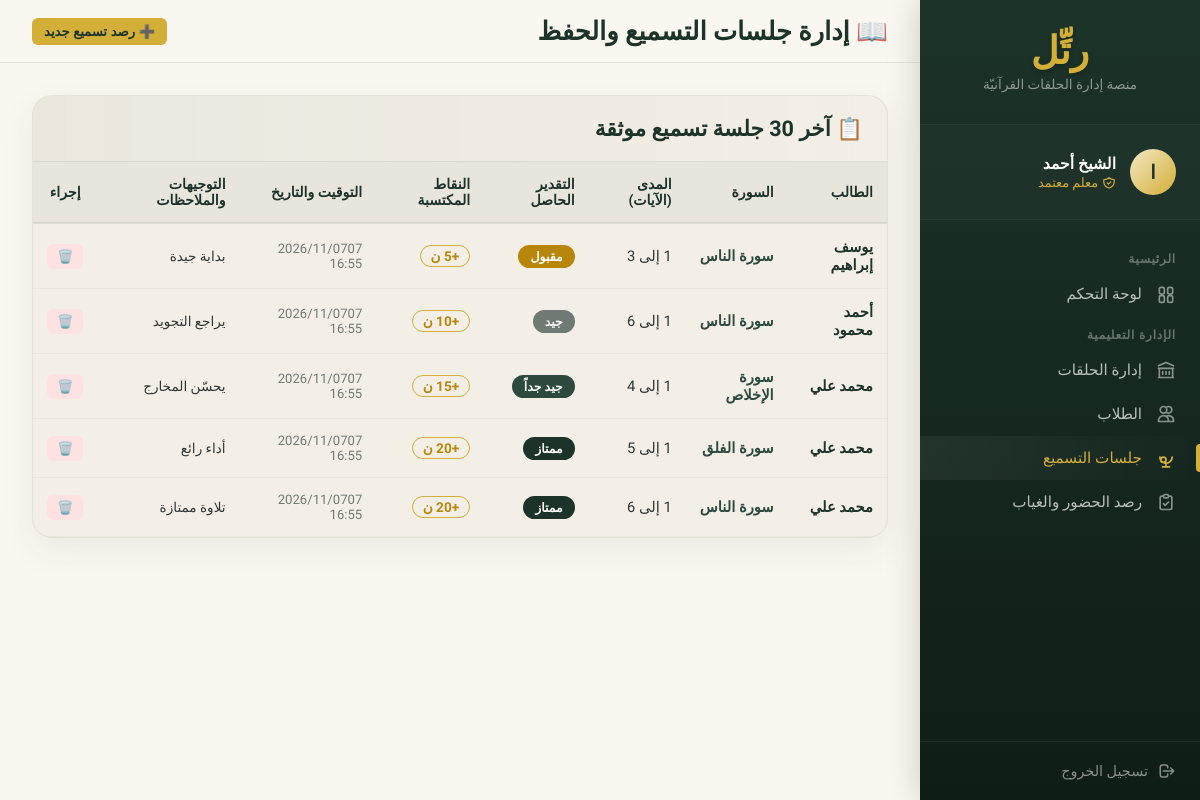
The app's page /teacher/recitation_log.php (signed in) with its own data.
### tables this page shows
CREATE TABLE `users` (
    `id`         INT           NOT NULL AUTO_INCREMENT,
    `name`       VARCHAR(100)  NOT NULL,
    `email`      VARCHAR(150)  NOT NULL,
    `password`   VARCHAR(255)  NOT NULL,
    `role`       ENUM('admin','teacher','student') NOT NULL,
    `avatar`     VARCHAR(255)  DEFAULT NULL,
    `phone`      VARCHAR(20)   DEFAULT NULL,
    `created_at` TIMESTAMP     NOT NULL DEFAULT CURRENT_TIMESTAMP,
    PRIMARY KEY (`id`),
    UNIQUE KEY `uk_email` (`email`),
    INDEX `idx_role` (`role`)
);

CREATE TABLE `recitation_log` (
    `id`             INT          NOT NULL AUTO_INCREMENT,
    `student_id`     INT          NOT NULL,
    `teacher_id`     INT          NOT NULL,
    `halqa_id`       INT          DEFAULT NULL,
    `surah_number`   INT          NOT NULL,
    `surah_name`     VARCHAR(100) NOT NULL,
    `ayah_from`      INT          NOT NULL,
    `ayah_to`        INT          NOT NULL,
    `grade`          ENUM('ممتاز','جيد جداً','جيد','مقبول','يحتاج مراجعة') NOT NULL,
    `notes`          TEXT         DEFAULT NULL,
    `points_awarded` INT          NOT NULL DEFAULT 0,
    `recorded_at`    TIMESTAMP    NOT NULL DEFAULT CURRENT_TIMESTAMP,
    PRIMARY KEY (`id`),
    INDEX `idx_rl_student`  (`student_id`),
    INDEX `idx_rl_teacher`  (`teacher_id`),
    INDEX `idx_rl_recorded` (`recorded_at`)
);

### config/db.php (called while the page is built, shortened)
<?php
function getCurrentUser(PDO $pdo): ?array {
    $stmt = $pdo->prepare("SELECT id,name,email,role,avatar,phone,created_at FROM users WHERE id=?");
    $stmt->execute([$_SESSION['user_id']]);
    return $stmt->fetch() ?: null;
}

### teacher/recitation_log.php (the view, shortened to what this page needs)
<?php
require_once '../config/db.php';
$user = getCurrentUser($pdo);
$stmtLogs = $pdo->prepare("SELECT rl.*, u.name AS student_name FROM recitation_log rl JOIN users u ON u.id=rl.student_id WHERE rl.teacher_id=? ORDER BY rl.recorded_at DESC LIMIT 30");
$stmtLogs->execute([$user['id']]);
$logs = $stmtLogs->fetchAll();
$gradeColors = ['ممتاز'=>'#1C3329', 'جيد جداً'=>'#2C4A3E', 'جيد'=>'#707A75', 'مقبول'=>'#B8860B', 'يحتاج مراجعة'=>'#e74c3c'];
?>
<!DOCTYPE html>
<html lang="ar" dir="rtl">
<head>
</head>
<body>
<div class="sidebar">
    <div class="sidebar-logo">
        <div class="logo-text">رتِّل</div>
        <div class="logo-sub">منصة إدارة الحلقات القرآنيّة</div>
    </div>
    <div class="sidebar-user">
        <div class="avatar-circle"><?= mb_substr($user['name']??'م', 0, 1, 'utf-8') ?></div>
        <div class="sidebar-user-info">
            <div class="name"><?= htmlspecialchars($user['name']) ?></div>
            <div class="role">
                معلم معتمد
            </div>
        </div>
    </div>
    <div class="sidebar-nav">
        <div class="nav-section">الرئيسية</div>
        <a class="nav-link" href="dashboard.php">
            لوحة التحكم
        </a>
        <div class="nav-section">الإدارة التعليمية</div>
        <a class="nav-link" href="halaqat.php">
            <svg fill="none" stroke="currentColor" viewBox="0 0 24 24"><path stroke-linecap="round" stroke-linejoin="round" stroke-width="2" d="M8 14v3m4-3v3m4-3v3M3 21h18M3 10h18M3 7l9-4 9 4M4 10h16v11H4V10z"/></svg>
            إدارة الحلقات
        </a>
        <a class="nav-link" href="students.php">
            <svg fill="none" stroke="currentColor" viewBox="0 0 24 24"><path stroke-linecap="round" stroke-linejoin="round" stroke-width="2" d="M12 4.354a4 4 0 110 5.292M15 21H3v-1a6 6 0 0112 0v1zm0 0h6v-1a6 6 0 00-9-5.197M13 7a4 4 0 11-8 0 4 4 0 018 0z"/></svg>
            الطلاب
        </a>
        <a class="nav-link active" href="recitation_log.php">
            <svg fill="none" stroke="currentColor" viewBox="0 0 24 24"><path stroke-linecap="round" stroke-linejoin="round" stroke-width="2" d="M19 11a7 7 0 01-7 7m0 0a7 7 0 01-7-7m7 7v4m0 0H8m4 0h4m-4-8a3 3 0 11-6 0 3 3 0 016 0z"/></svg>
            جلسات التسميع
        </a>
        <a class="nav-link" href="attendance.php">
            <svg fill="none" stroke="currentColor" viewBox="0 0 24 24"><path stroke-linecap="round" stroke-linejoin="round" stroke-width="2" d="M9 5H7a2 2 0 00-2 2v12a2 2 0 002 2h10a2 2 0 002-2V7a2 2 0 00-2-2h-2M9 5a2 2 0 002 2h2a2 2 0 002-2M9 5a2 2 0 012-2h2a2 2 0 012 2m-6 9l2 2 4-4"/></svg>
            رصد الحضور والغياب
        </a>
    </div>
    <div class="sidebar-footer">
        <a class="logout-btn" href="../logout.php">
            <svg width="18" height="18" fill="none" stroke="currentColor" viewBox="0 0 24 24"><path stroke-linecap="round" stroke-linejoin="round" stroke-width="2" d="M17 16l4-4m0 0l-4-4m4 4H7m6 4v1a3 3 0 01-3 3H6a3 3 0 01-3-3V7a3 3 0 013-3h4a3 3 0 013 3v1"/></svg>
            تسجيل الخروج
        </a>
    </div>
</div>
<div class="main">
    <div class="topbar">
        <div class="topbar-title">📖 إدارة جلسات التسميع والحفظ</div>
        <button class="btn btn-gold btn-sm" onclick="toggleForm()">➕ رصد تسميع جديد</button>
    </div>
    <div class="content">
        <div class="card">
            <div class="card-header">
                <div class="card-title">📋 آخر 30 جلسة تسميع موثقة</div>
            </div>
            <?php if(empty($logs)): ?>
                <div style="padding:60px; text-align:center; color:var(--gray); font-weight:500;">لا توجد سجلات تسميع مسجلة حالياً في النظام.</div>
            <?php else: ?>
                <div style="overflow-x:auto;">
                    <table class="data-table">
                        <thead>
                            <tr>
                                <th>الطالب</th>
                                <th>السورة</th>
                                <th>المدى (الآيات)</th>
                                <th>التقدير الحاصل</th>
                                <th>النقاط المكتسبة</th>
                                <th>التوقيت والتاريخ</th>
                                <th>التوجيهات والملاحظات</th>
                                <th style="text-align:center; width:60px;">إجراء</th>
                            </tr>
                        </thead>
                        <tbody>
                        <?php foreach($logs as $l): $bg = $gradeColors[$l['grade']] ?? '#94a3b8'; ?>
                            <tr>
                                <td style="font-weight:700; color:var(--primary);"><?= htmlspecialchars($l['student_name']) ?></td>
                                <td style="font-weight:600; color:var(--primary-light);">سورة <?= htmlspecialchars($l['surah_name']) ?></td>
                                <td style="font-variant-numeric: tabular-nums; font-weight:500;"><?= $l['ayah_from'] ?> إلى <?= $l['ayah_to'] ?></td>
                                <td><span class="grade-badge" style="background:<?= $bg ?>;"><?= $l['grade'] ?></span></td>
                                <td>
                                    <?php if($l['points_awarded'] > 0): ?>
                                        <span class="points-chip">+<?= $l['points_awarded'] ?> ن</span>
                                    <?php else: ?>
                                        <span style="color:var(--gray)">—</span>
                                    <?php endif; ?>
                                </td>
                                <td style="font-size:0.82rem; color:var(--gray); font-variant-numeric: tabular-nums;"><?= date('Y/m/dd H:i', strtotime($l['recorded_at'])) ?></td>
                                <td style="font-size:0.85rem; max-width:200px; overflow:hidden; text-overflow:ellipsis; white-space:nowrap; color:var(--gray-dark);" title="<?= htmlspecialchars($l['notes'] ?? '') ?>">
                                    <?= htmlspecialchars($l['notes'] ?: '—') ?>
                                </td>
                                <td style="text-align:center;">
                                    <a href="?delete=<?= $l['id'] ?>" class="btn btn-sm" style="background:#fee2e2; color:#ef4444; padding:5px 10px;" onclick="return confirm('هل أنت متأكد من رغبتك في حذف سجل هذا التسميع نهائياً؟')">🗑️</a>
                                </td>
                            </tr>
                        <?php endforeach; ?>
                        </tbody>
                    </table>
                </div>
            <?php endif; ?>
        </div>
    </div>
</div>
</body>
</html>

### records on screen
users: name "ا", name "الشيخ أحمد"
recitation_log: student.name "يوسف إبراهيم", surah_name "الناس", ayah_to "3", grade "مقبول", recorded_at "2026/11/0707 16:55", notes "بداية جيدة"
recitation_log: student.name "أحمد محمود", surah_name "الناس", ayah_to "6", grade "جيد", points_awarded "10", recorded_at "2026/11/0707 16:55", notes "يراجع التجويد"
recitation_log: student.name "محمد علي", surah_name "الإخلاص", ayah_to "4", grade "جيد جداً", points_awarded "15", recorded_at "2026/11/0707 16:55", notes "يحسّن المخارج"
recitation_log: student.name "محمد علي", surah_name "الفلق", ayah_to "5", grade "ممتاز", points_awarded "20", recorded_at "2026/11/0707 16:55", notes "أداء رائع"
recitation_log: student.name "محمد علي", surah_name "الناس", ayah_to "6", grade "ممتاز", points_awarded "20", recorded_at "2026/11/0707 16:55", notes "تلاوة ممتازة"
